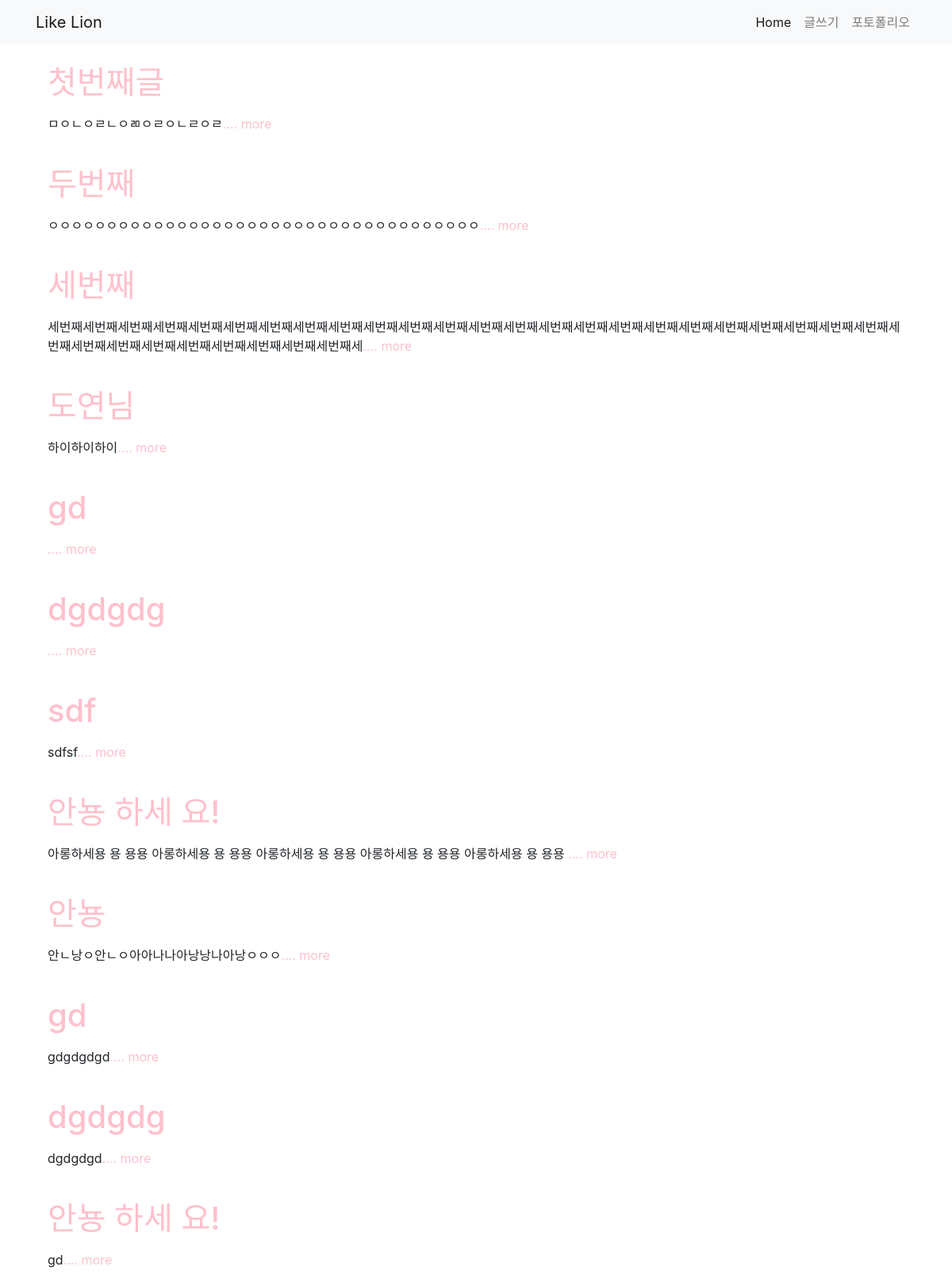
Before: / with the older database file.
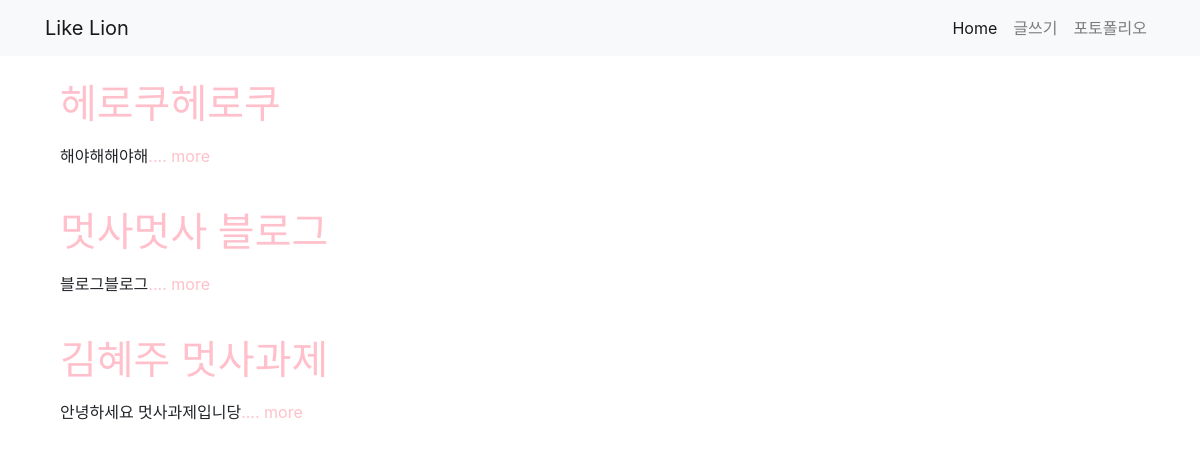
After: the same page with the newer database file.
### blog/models.py (models this page shows, shortened)
class Blog(models.Model):
    title = models.CharField(max_length=200)
    pub_date = models.DateTimeField('date published')
    body = models.TextField()
    def summary(self):
        return self.body[:100]

### blog/views.py (the view)
# urls.py: path('', blog.views.home, name='home'),
def home(request):
    blogs = Blog.objects
    return render(request, 'blog/home.html',{'blogs':blogs})

### blog/templates/blog/home.html (shortened to what this page needs)
{% extends 'base.html' %}
    {% block content %}
        {% for blog in blogs.all %}
        <br>
        <div class="container">
            <a href="{% url 'detail' blog.id %}">
                <h1 class="jb-red">{{ blog.title }}</h1>
            </a>
            <p>{{ blog.summary }}<a href="{% url 'detail' blog.id %}" class="jb-red">.... more</a> </p>
        </div>
        {% endfor %}
    {% endblock %}

Changed rows visible on the page:
removed Blog: title "첫번째글", summary "ㅁㅇㄴㅇㄹㄴㅇㄻㅇㄹㅇㄴㄹㅇㄹ"
removed Blog: title "두번째", summary "ㅇㅇㅇㅇㅇㅇㅇㅇㅇㅇㅇㅇㅇㅇㅇㅇㅇㅇㅇㅇㅇㅇㅇㅇㅇㅇㅇㅇㅇㅇㅇㅇㅇㅇㅇㅇㅇ"
removed Blog: title "세번째", summary "세번째세번째세번째세번째세번째세번째세번째세번째세번째세번째세번째세번째세번째세번째세번째세번째세번째세번째세번째세번째세번째세번째세번째세번째세번째세번째세번째세번째세번째세번째세번째세번째세번째세"
removed Blog: title "도연님", summary "하이하이하이"
removed Blog: title "gd"
removed Blog: title "dgdgdg"
removed Blog: title "sdf", summary "sdfsf"
removed Blog: title "안뇽 하세 요!", summary "아롱하세용 용 용용 아롱하세용 용 용용 아롱하세용 용 용용 아롱하세용 용 용용 아롱하세용 용 용용"
removed Blog: title "안뇽", summary "안ㄴ낭ㅇ안ㄴㅇ아아나나아낭낭나아낭ㅇㅇㅇ"
removed Blog: title "gd", summary "gdgdgdgd"
removed Blog: title "dgdgdg", summary "dgdgdgd"
removed Blog: title "안뇽 하세 요!", summary "gd"
added Blog: title "헤로쿠헤로쿠", summary "해야해해야해"
added Blog: title "멋사멋사 블로그", summary "블로그블로그"
added Blog: title "김혜주 멋사과제", summary "안녕하세요 멋사과제입니당"
